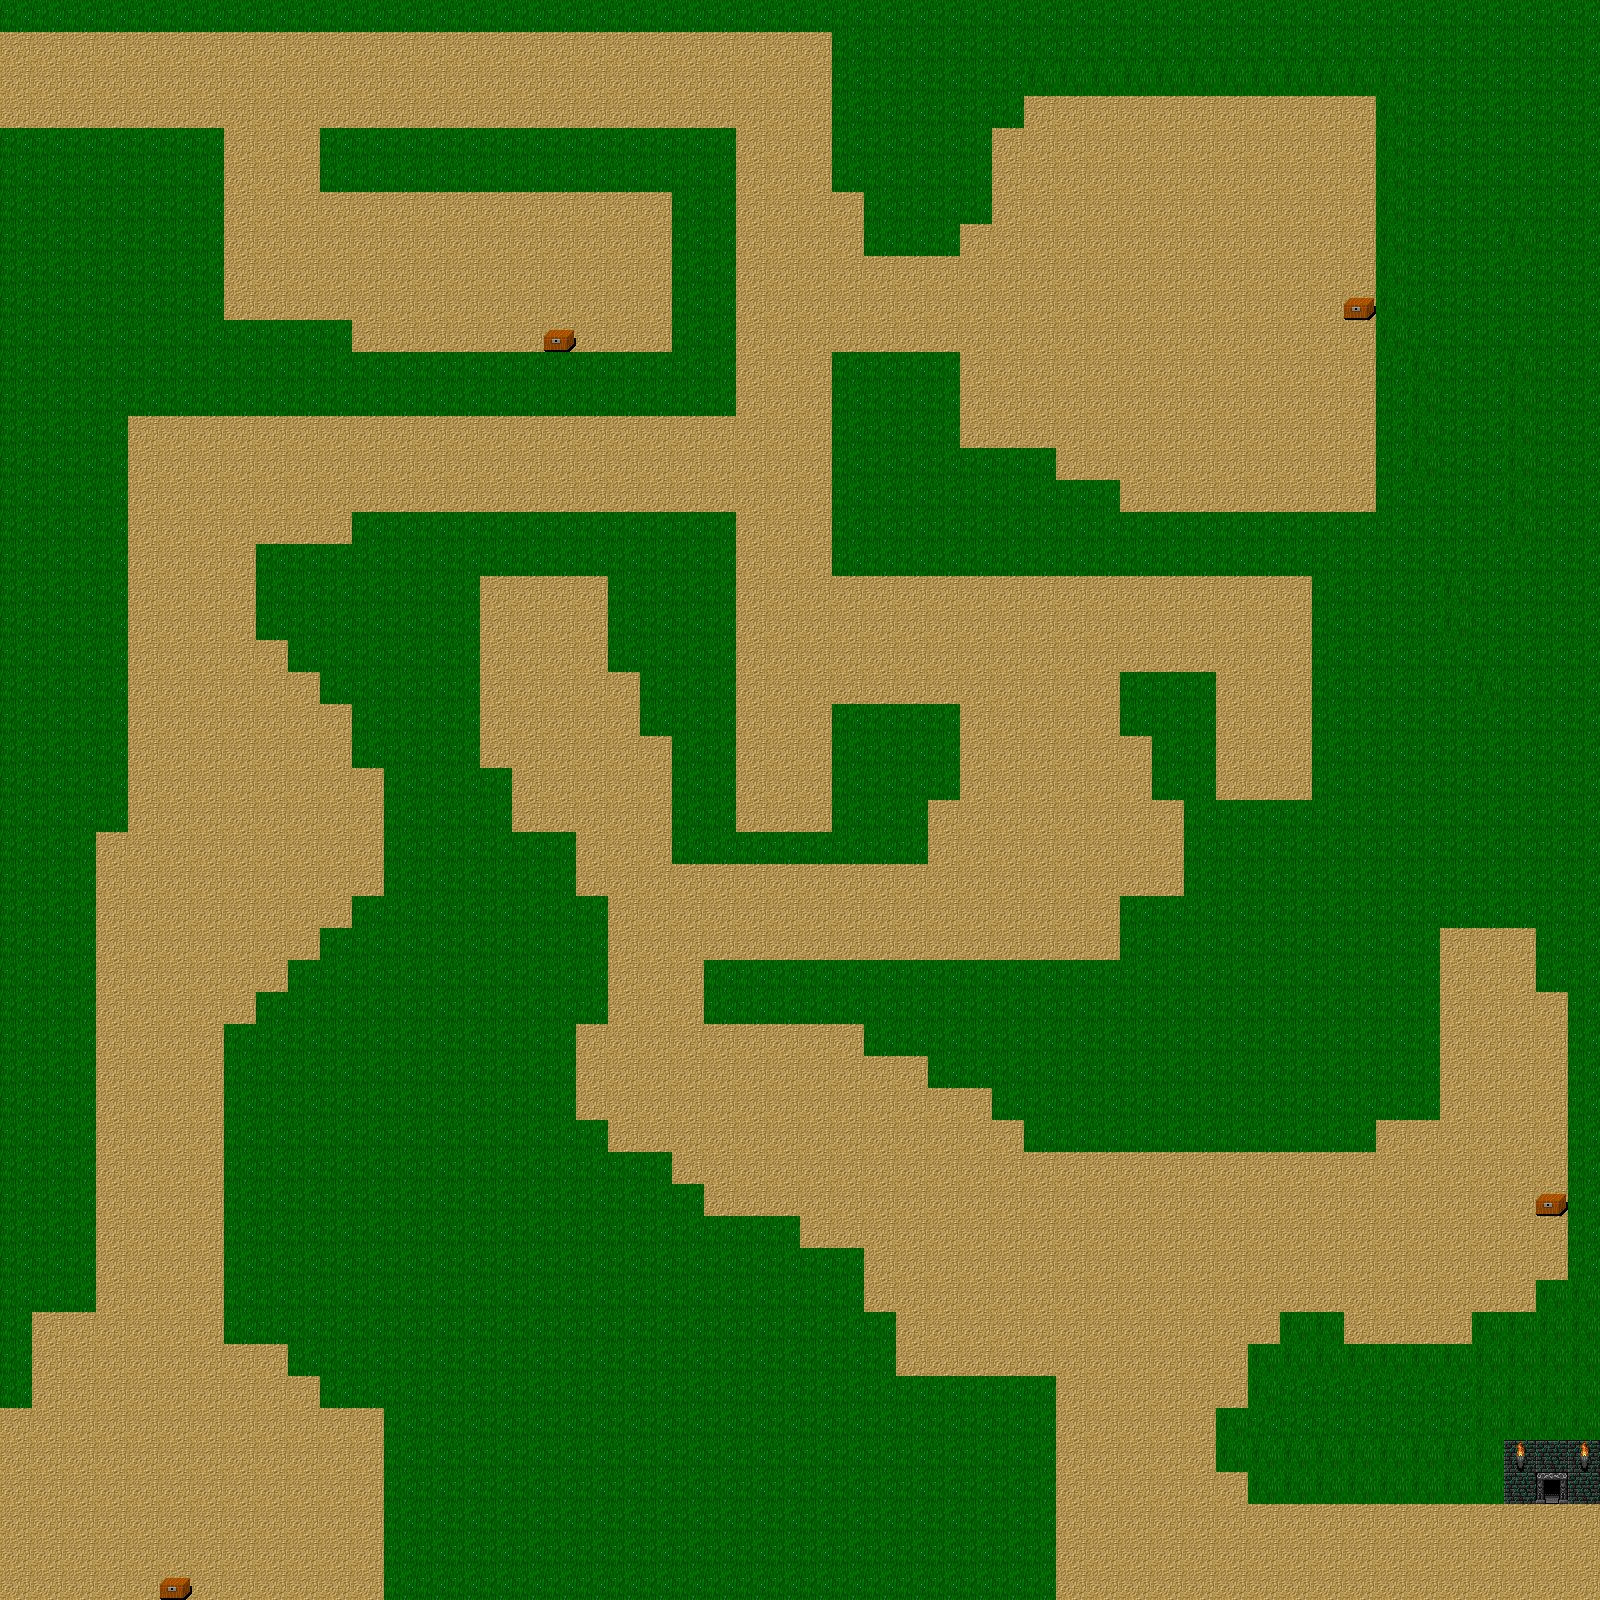

The image is a tile-based game level rendered from a .tmx file. Its description and source (layers, tilesets, objects; grid data summarised) follow:
An orthogonal 50x50 tile map with 32x32 px tiles, 2 tile layers (Ground, Objects).

<map version="1.2" tiledversion="1.2.2" orientation="orthogonal" renderorder="right-down" width="50" height="50" tilewidth="32" tileheight="32" infinite="0" nextlayerid="3" nextobjectid="1">
 <tileset firstgid="1" source="DungeonCrawl_ProjectUtumnoTileset.tsx" />
 <layer id="1" name="Ground" width="50" height="50">
  <data>[2500 cells, 2500 non-empty, 5 distinct tile ids]</data>
 </layer>
 <layer id="2" name="Objects" width="50" height="50">
  <data>[2500 cells, 6 non-empty, 2 distinct tile ids]</data>
 </layer>
</map>
